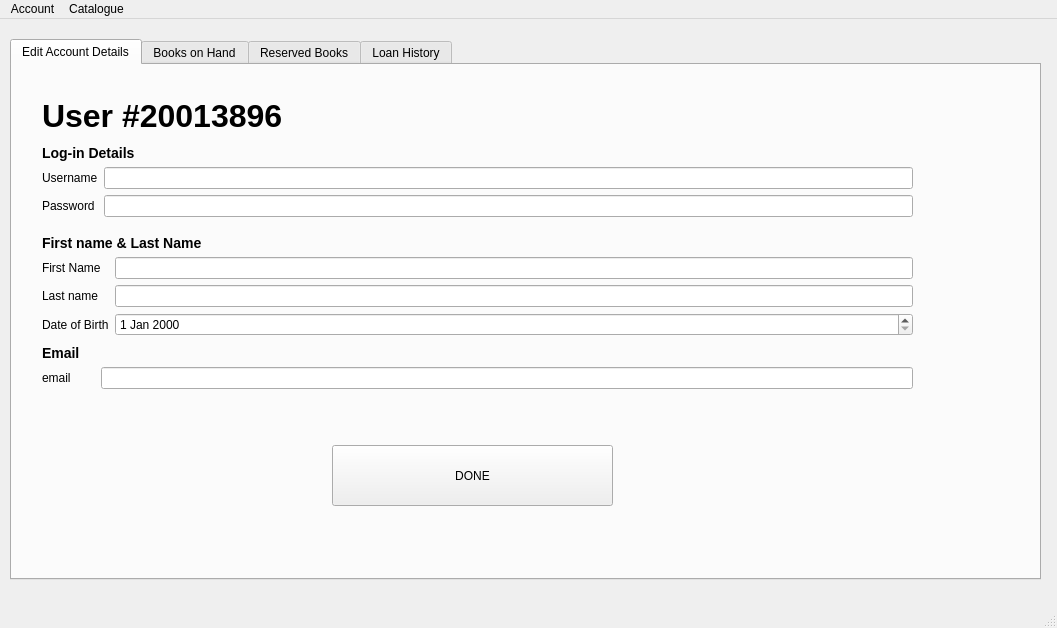
<?xml version="1.0" encoding="UTF-8"?>
<ui version="4.0">
 <class>MainWindow</class>
 <widget class="QMainWindow" name="MainWindow">
  <property name="geometry">
   <rect>
    <x>0</x>
    <y>0</y>
    <width>1057</width>
    <height>628</height>
   </rect>
  </property>
  <property name="windowTitle">
   <string>MainWindow</string>
  </property>
  <widget class="QWidget" name="centralwidget">
   <widget class="QTabWidget" name="tabWidget">
    <property name="geometry">
     <rect>
      <x>10</x>
      <y>20</y>
      <width>1031</width>
      <height>541</height>
     </rect>
    </property>
    <property name="currentIndex">
     <number>0</number>
    </property>
    <widget class="QWidget" name="tab">
     <attribute name="title">
      <string>Edit Account Details</string>
     </attribute>
     <widget class="QLabel" name="label">
      <property name="geometry">
       <rect>
        <x>30</x>
        <y>20</y>
        <width>601</width>
        <height>61</height>
       </rect>
      </property>
      <property name="styleSheet">
       <string notr="true">QLabel{
	font-weight: bold;
	font-size: 32px;
}</string>
      </property>
      <property name="text">
       <string>User #20013896</string>
      </property>
     </widget>
     <widget class="QWidget" name="verticalLayoutWidget">
      <property name="geometry">
       <rect>
        <x>30</x>
        <y>80</y>
        <width>871</width>
        <height>81</height>
       </rect>
      </property>
      <layout class="QVBoxLayout" name="verticalLayout">
       <item>
        <widget class="QLabel" name="label_6">
         <property name="sizePolicy">
          <sizepolicy hsizetype="Preferred" vsizetype="Fixed">
           <horstretch>0</horstretch>
           <verstretch>0</verstretch>
          </sizepolicy>
         </property>
         <property name="styleSheet">
          <string notr="true">QLabel{
	font-weight: bold;
	font-size: 14px;

}</string>
         </property>
         <property name="text">
          <string>Log-in Details</string>
         </property>
        </widget>
       </item>
       <item>
        <layout class="QFormLayout" name="formLayout">
         <item row="0" column="0">
          <widget class="QLabel" name="label_4">
           <property name="text">
            <string>Username</string>
           </property>
          </widget>
         </item>
         <item row="0" column="1">
          <widget class="QLineEdit" name="lineEdit"/>
         </item>
         <item row="1" column="0">
          <widget class="QLabel" name="label_5">
           <property name="text">
            <string>Password</string>
           </property>
          </widget>
         </item>
         <item row="1" column="1">
          <widget class="QLineEdit" name="lineEdit_2"/>
         </item>
        </layout>
       </item>
      </layout>
     </widget>
     <widget class="QWidget" name="verticalLayoutWidget_2">
      <property name="geometry">
       <rect>
        <x>30</x>
        <y>170</y>
        <width>871</width>
        <height>106</height>
       </rect>
      </property>
      <layout class="QVBoxLayout" name="verticalLayout_2">
       <item>
        <widget class="QLabel" name="label_12">
         <property name="sizePolicy">
          <sizepolicy hsizetype="Preferred" vsizetype="Fixed">
           <horstretch>0</horstretch>
           <verstretch>0</verstretch>
          </sizepolicy>
         </property>
         <property name="styleSheet">
          <string notr="true">QLabel{
	font-weight: bold;
	font-size: 14px;

}</string>
         </property>
         <property name="text">
          <string>First name &amp; Last Name</string>
         </property>
        </widget>
       </item>
       <item>
        <layout class="QFormLayout" name="formLayout_4">
         <item row="0" column="0">
          <widget class="QLabel" name="label_13">
           <property name="text">
            <string>First Name</string>
           </property>
          </widget>
         </item>
         <item row="0" column="1">
          <widget class="QLineEdit" name="lineEdit_7"/>
         </item>
         <item row="1" column="0">
          <widget class="QLabel" name="label_14">
           <property name="text">
            <string>Last name</string>
           </property>
          </widget>
         </item>
         <item row="1" column="1">
          <widget class="QLineEdit" name="lineEdit_8"/>
         </item>
         <item row="2" column="0">
          <widget class="QLabel" name="label_25">
           <property name="text">
            <string>Date of Birth</string>
           </property>
          </widget>
         </item>
         <item row="2" column="1">
          <widget class="QDateEdit" name="dateEdit"/>
         </item>
        </layout>
       </item>
      </layout>
     </widget>
     <widget class="QWidget" name="verticalLayoutWidget_3">
      <property name="geometry">
       <rect>
        <x>30</x>
        <y>280</y>
        <width>871</width>
        <height>61</height>
       </rect>
      </property>
      <layout class="QVBoxLayout" name="verticalLayout_3">
       <item>
        <widget class="QLabel" name="label_15">
         <property name="sizePolicy">
          <sizepolicy hsizetype="Preferred" vsizetype="Fixed">
           <horstretch>0</horstretch>
           <verstretch>0</verstretch>
          </sizepolicy>
         </property>
         <property name="styleSheet">
          <string notr="true">QLabel{
	font-weight: bold;
	font-size: 14px;

}</string>
         </property>
         <property name="text">
          <string>Email</string>
         </property>
        </widget>
       </item>
       <item>
        <layout class="QFormLayout" name="formLayout_5">
         <property name="horizontalSpacing">
          <number>30</number>
         </property>
         <item row="0" column="0">
          <widget class="QLabel" name="label_16">
           <property name="enabled">
            <bool>true</bool>
           </property>
           <property name="sizePolicy">
            <sizepolicy hsizetype="Preferred" vsizetype="Preferred">
             <horstretch>124</horstretch>
             <verstretch>0</verstretch>
            </sizepolicy>
           </property>
           <property name="text">
            <string>email</string>
           </property>
          </widget>
         </item>
         <item row="0" column="1">
          <widget class="QLineEdit" name="lineEdit_9">
           <property name="sizePolicy">
            <sizepolicy hsizetype="Preferred" vsizetype="Fixed">
             <horstretch>0</horstretch>
             <verstretch>0</verstretch>
            </sizepolicy>
           </property>
          </widget>
         </item>
        </layout>
       </item>
      </layout>
     </widget>
     <widget class="QPushButton" name="pushButton">
      <property name="geometry">
       <rect>
        <x>320</x>
        <y>380</y>
        <width>281</width>
        <height>61</height>
       </rect>
      </property>
      <property name="text">
       <string>DONE</string>
      </property>
     </widget>
    </widget>
    <widget class="QWidget" name="tab_2">
     <attribute name="title">
      <string>Books on Hand</string>
     </attribute>
     <widget class="QLabel" name="label_2">
      <property name="geometry">
       <rect>
        <x>30</x>
        <y>20</y>
        <width>271</width>
        <height>61</height>
       </rect>
      </property>
      <property name="styleSheet">
       <string notr="true">QLabel{
	font-weight: bold;
	font-size: 32px;
}</string>
      </property>
      <property name="text">
       <string>Books You Have</string>
      </property>
     </widget>
     <widget class="QWidget" name="horizontalLayoutWidget_2">
      <property name="geometry">
       <rect>
        <x>20</x>
        <y>90</y>
        <width>881</width>
        <height>171</height>
       </rect>
      </property>
      <layout class="QHBoxLayout" name="horizontalLayout_2">
       <item>
        <widget class="QLabel" name="img">
         <property name="text">
          <string>Book 1</string>
         </property>
        </widget>
       </item>
       <item>
        <layout class="QVBoxLayout" name="verticalLayout_4">
         <item>
          <widget class="QLabel" name="label_17">
           <property name="styleSheet">
            <string notr="true">QLabel {
	font-weight:bold;
	font-size: 14px;

	
}</string>
           </property>
           <property name="text">
            <string>Book about Apples or some shit</string>
           </property>
          </widget>
         </item>
         <item>
          <widget class="QLabel" name="label_7">
           <property name="text">
            <string>The FitnessGram™ Pacer Test is a multistage aerobic capacity test that progressively 
gets more difficult as it continues. 
The second time you fail to complete a lap before the sound, 
your test is over. The test will begin on the word start. On your mark, get ready, start.
</string>
           </property>
          </widget>
         </item>
         <item>
          <spacer name="verticalSpacer">
           <property name="orientation">
            <enum>Qt::Vertical</enum>
           </property>
           <property name="sizeHint" stdset="0">
            <size>
             <width>20</width>
             <height>40</height>
            </size>
           </property>
          </spacer>
         </item>
         <item>
          <layout class="QHBoxLayout" name="horizontalLayout">
           <item>
            <widget class="QLabel" name="label_8">
             <property name="text">
              <string>Status:</string>
             </property>
            </widget>
           </item>
           <item>
            <widget class="QLabel" name="label_9">
             <property name="styleSheet">
              <string notr="true">QLabel{
	color: rgb(85, 170, 0);
}</string>
             </property>
             <property name="text">
              <string>12 days</string>
             </property>
            </widget>
           </item>
           <item>
            <spacer name="horizontalSpacer">
             <property name="orientation">
              <enum>Qt::Horizontal</enum>
             </property>
             <property name="sizeHint" stdset="0">
              <size>
               <width>40</width>
               <height>20</height>
              </size>
             </property>
            </spacer>
           </item>
          </layout>
         </item>
        </layout>
       </item>
       <item>
        <layout class="QHBoxLayout" name="horizontalLayout_7">
         <item>
          <spacer name="horizontalSpacer_4">
           <property name="orientation">
            <enum>Qt::Horizontal</enum>
           </property>
           <property name="sizeHint" stdset="0">
            <size>
             <width>40</width>
             <height>20</height>
            </size>
           </property>
          </spacer>
         </item>
         <item>
          <widget class="QPushButton" name="pushButton_2">
           <property name="styleSheet">
            <string notr="true">QPushButton{
	background-color:rgb(85, 170, 0);
	font-weight: bold;
	color: rgb(0, 85, 0);
}</string>
           </property>
           <property name="text">
            <string>READ</string>
           </property>
          </widget>
         </item>
         <item>
          <widget class="QPushButton" name="pushButton_3">
           <property name="styleSheet">
            <string notr="true">QPushButton{
	background-color: rgb(255, 0, 0);
	color: rgb(170, 0, 0);
	font-weight: bold;
}</string>
           </property>
           <property name="text">
            <string>RETURN</string>
           </property>
          </widget>
         </item>
        </layout>
       </item>
      </layout>
     </widget>
     <widget class="QWidget" name="horizontalLayoutWidget_3">
      <property name="geometry">
       <rect>
        <x>20</x>
        <y>280</y>
        <width>881</width>
        <height>171</height>
       </rect>
      </property>
      <layout class="QHBoxLayout" name="horizontalLayout_3">
       <item>
        <widget class="QLabel" name="img_2">
         <property name="text">
          <string>Book 2</string>
         </property>
        </widget>
       </item>
       <item>
        <layout class="QVBoxLayout" name="verticalLayout_5">
         <item>
          <widget class="QLabel" name="label_18">
           <property name="styleSheet">
            <string notr="true">QLabel {
	font-weight:bold;
	font-size: 14px;

	
}</string>
           </property>
           <property name="text">
            <string>Book about cats and something about them having two cats</string>
           </property>
          </widget>
         </item>
         <item>
          <widget class="QLabel" name="label_10">
           <property name="text">
            <string>The FitnessGram™ Pacer Test is a multistage aerobic capacity test that progressively 
gets more difficult as it continues. 
The second time you fail to complete a lap before the sound, 
your test is over. The test will begin on the word start. On your mark, get ready, start.
</string>
           </property>
          </widget>
         </item>
         <item>
          <spacer name="verticalSpacer_2">
           <property name="orientation">
            <enum>Qt::Vertical</enum>
           </property>
           <property name="sizeHint" stdset="0">
            <size>
             <width>20</width>
             <height>40</height>
            </size>
           </property>
          </spacer>
         </item>
         <item>
          <layout class="QHBoxLayout" name="horizontalLayout_4">
           <item>
            <widget class="QLabel" name="label_11">
             <property name="text">
              <string>Status:</string>
             </property>
            </widget>
           </item>
           <item>
            <widget class="QLabel" name="label_19">
             <property name="styleSheet">
              <string notr="true">QLabel{
	color: rgb(255, 85, 0);
}</string>
             </property>
             <property name="text">
              <string>6 days</string>
             </property>
            </widget>
           </item>
           <item>
            <spacer name="horizontalSpacer_2">
             <property name="orientation">
              <enum>Qt::Horizontal</enum>
             </property>
             <property name="sizeHint" stdset="0">
              <size>
               <width>40</width>
               <height>20</height>
              </size>
             </property>
            </spacer>
           </item>
          </layout>
         </item>
        </layout>
       </item>
       <item>
        <layout class="QHBoxLayout" name="horizontalLayout_8">
         <item>
          <spacer name="horizontalSpacer_5">
           <property name="orientation">
            <enum>Qt::Horizontal</enum>
           </property>
           <property name="sizeHint" stdset="0">
            <size>
             <width>40</width>
             <height>20</height>
            </size>
           </property>
          </spacer>
         </item>
         <item>
          <widget class="QPushButton" name="pushButton_4">
           <property name="styleSheet">
            <string notr="true">QPushButton{
	background-color:rgb(85, 170, 0);
	font-weight: bold;
	color: rgb(0, 85, 0);
}</string>
           </property>
           <property name="text">
            <string>READ</string>
           </property>
          </widget>
         </item>
         <item>
          <widget class="QPushButton" name="pushButton_5">
           <property name="styleSheet">
            <string notr="true">QPushButton{
	background-color: rgb(255, 0, 0);
	color: rgb(170, 0, 0);
	font-weight: bold;
}</string>
           </property>
           <property name="text">
            <string>RETURN</string>
           </property>
          </widget>
         </item>
        </layout>
       </item>
      </layout>
     </widget>
    </widget>
    <widget class="QWidget" name="tab_3">
     <attribute name="title">
      <string>Reserved Books</string>
     </attribute>
     <widget class="QLabel" name="label_3">
      <property name="geometry">
       <rect>
        <x>30</x>
        <y>20</y>
        <width>311</width>
        <height>61</height>
       </rect>
      </property>
      <property name="styleSheet">
       <string notr="true">QLabel{
	font-weight: bold;
	font-size: 32px;
}</string>
      </property>
      <property name="text">
       <string>Books in Researve</string>
      </property>
     </widget>
     <widget class="QWidget" name="horizontalLayoutWidget_5">
      <property name="geometry">
       <rect>
        <x>20</x>
        <y>80</y>
        <width>881</width>
        <height>171</height>
       </rect>
      </property>
      <layout class="QHBoxLayout" name="horizontalLayout_9">
       <item>
        <widget class="QLabel" name="img_4">
         <property name="text">
          <string>Book 3</string>
         </property>
        </widget>
       </item>
       <item>
        <layout class="QVBoxLayout" name="verticalLayout_7">
         <item>
          <widget class="QLabel" name="label_26">
           <property name="styleSheet">
            <string notr="true">QLabel {
	font-weight:bold;
	font-size: 14px;

	
}</string>
           </property>
           <property name="text">
            <string>Sands in your Pants</string>
           </property>
          </widget>
         </item>
         <item>
          <widget class="QLabel" name="label_27">
           <property name="text">
            <string>Lmao something about sands and shit. Might need some sun screen </string>
           </property>
          </widget>
         </item>
         <item>
          <spacer name="verticalSpacer_4">
           <property name="orientation">
            <enum>Qt::Vertical</enum>
           </property>
           <property name="sizeHint" stdset="0">
            <size>
             <width>20</width>
             <height>40</height>
            </size>
           </property>
          </spacer>
         </item>
        </layout>
       </item>
       <item>
        <spacer name="horizontalSpacer_6">
         <property name="orientation">
          <enum>Qt::Horizontal</enum>
         </property>
         <property name="sizeHint" stdset="0">
          <size>
           <width>40</width>
           <height>20</height>
          </size>
         </property>
        </spacer>
       </item>
       <item>
        <layout class="QHBoxLayout" name="horizontalLayout_10">
         <item>
          <widget class="QLabel" name="label_28">
           <property name="text">
            <string>Available: </string>
           </property>
          </widget>
         </item>
         <item>
          <widget class="QLabel" name="label_29">
           <property name="styleSheet">
            <string notr="true">QLabel{
	color: rgb(85, 170, 0);
}</string>
           </property>
           <property name="text">
            <string>69/69/2069</string>
           </property>
          </widget>
         </item>
        </layout>
       </item>
      </layout>
     </widget>
     <widget class="QWidget" name="horizontalLayoutWidget_6">
      <property name="geometry">
       <rect>
        <x>20</x>
        <y>270</y>
        <width>881</width>
        <height>171</height>
       </rect>
      </property>
      <layout class="QHBoxLayout" name="horizontalLayout_11">
       <item>
        <widget class="QLabel" name="img_5">
         <property name="text">
          <string>Book 4</string>
         </property>
        </widget>
       </item>
       <item>
        <layout class="QVBoxLayout" name="verticalLayout_8">
         <item>
          <widget class="QLabel" name="label_30">
           <property name="styleSheet">
            <string notr="true">QLabel {
	font-weight:bold;
	font-size: 14px;

	
}</string>
           </property>
           <property name="text">
            <string>This is literally Castlevania ripoff DON'T READ</string>
           </property>
          </widget>
         </item>
         <item>
          <widget class="QLabel" name="label_31">
           <property name="text">
            <string>Shit, get a bucked and a mop THATS A WET ASS PUSSY</string>
           </property>
          </widget>
         </item>
         <item>
          <spacer name="verticalSpacer_5">
           <property name="orientation">
            <enum>Qt::Vertical</enum>
           </property>
           <property name="sizeHint" stdset="0">
            <size>
             <width>20</width>
             <height>40</height>
            </size>
           </property>
          </spacer>
         </item>
        </layout>
       </item>
       <item>
        <spacer name="horizontalSpacer_7">
         <property name="orientation">
          <enum>Qt::Horizontal</enum>
         </property>
         <property name="sizeHint" stdset="0">
          <size>
           <width>40</width>
           <height>20</height>
          </size>
         </property>
        </spacer>
       </item>
       <item>
        <layout class="QHBoxLayout" name="horizontalLayout_12">
         <item>
          <widget class="QLabel" name="label_32">
           <property name="text">
            <string>Available: </string>
           </property>
          </widget>
         </item>
         <item>
          <widget class="QLabel" name="label_33">
           <property name="styleSheet">
            <string notr="true">QLabel{
	color: rgb(85, 170, 0);
}</string>
           </property>
           <property name="text">
            <string>69/69/2069</string>
           </property>
          </widget>
         </item>
        </layout>
       </item>
      </layout>
     </widget>
    </widget>
    <widget class="QWidget" name="tab_4">
     <attribute name="title">
      <string>Loan History</string>
     </attribute>
     <widget class="QLabel" name="label_24">
      <property name="geometry">
       <rect>
        <x>30</x>
        <y>20</y>
        <width>311</width>
        <height>61</height>
       </rect>
      </property>
      <property name="styleSheet">
       <string notr="true">QLabel{
	font-weight: bold;
	font-size: 32px;
}</string>
      </property>
      <property name="text">
       <string>Loan History</string>
      </property>
     </widget>
     <widget class="QWidget" name="horizontalLayoutWidget_7">
      <property name="geometry">
       <rect>
        <x>20</x>
        <y>80</y>
        <width>881</width>
        <height>171</height>
       </rect>
      </property>
      <layout class="QHBoxLayout" name="horizontalLayout_13">
       <item>
        <widget class="QLabel" name="img_6">
         <property name="text">
          <string>Book 5</string>
         </property>
        </widget>
       </item>
       <item>
        <layout class="QVBoxLayout" name="verticalLayout_9">
         <item>
          <widget class="QLabel" name="label_34">
           <property name="styleSheet">
            <string notr="true">QLabel {
	font-weight:bold;
	font-size: 14px;

	
}</string>
           </property>
           <property name="text">
            <string>Sex but with words</string>
           </property>
          </widget>
         </item>
         <item>
          <widget class="QLabel" name="label_35">
           <property name="text">
            <string>Get a therapist.</string>
           </property>
          </widget>
         </item>
         <item>
          <spacer name="verticalSpacer_6">
           <property name="orientation">
            <enum>Qt::Vertical</enum>
           </property>
           <property name="sizeHint" stdset="0">
            <size>
             <width>20</width>
             <height>40</height>
            </size>
           </property>
          </spacer>
         </item>
        </layout>
       </item>
       <item>
        <spacer name="horizontalSpacer_8">
         <property name="orientation">
          <enum>Qt::Horizontal</enum>
         </property>
         <property name="sizeHint" stdset="0">
          <size>
           <width>40</width>
           <height>20</height>
          </size>
         </property>
        </spacer>
       </item>
       <item>
        <layout class="QHBoxLayout" name="horizontalLayout_14">
         <item>
          <widget class="QLabel" name="label_36">
           <property name="text">
            <string>Borrowed at: </string>
           </property>
          </widget>
         </item>
         <item>
          <widget class="QLabel" name="label_37">
           <property name="styleSheet">
            <string notr="true">QLabel{
	color: rgb(255, 0, 0);
}</string>
           </property>
           <property name="text">
            <string>1/23/4567</string>
           </property>
          </widget>
         </item>
        </layout>
       </item>
      </layout>
     </widget>
    </widget>
   </widget>
  </widget>
  <widget class="QMenuBar" name="menubar">
   <property name="geometry">
    <rect>
     <x>0</x>
     <y>0</y>
     <width>1057</width>
     <height>21</height>
    </rect>
   </property>
   <widget class="QMenu" name="menuCatalouge">
    <property name="title">
     <string>Catalogue</string>
    </property>
    <addaction name="actionView_Catalogue"/>
   </widget>
   <widget class="QMenu" name="menuAccount">
    <property name="title">
     <string>Account</string>
    </property>
    <addaction name="actionSign_Out"/>
    <addaction name="actionEdit_Account_Details"/>
   </widget>
   <addaction name="menuAccount"/>
   <addaction name="menuCatalouge"/>
  </widget>
  <widget class="QStatusBar" name="statusbar"/>
  <action name="actionSign_Out">
   <property name="text">
    <string>Sign-Out</string>
   </property>
  </action>
  <action name="actionEdit_Account_Details">
   <property name="text">
    <string>View Account</string>
   </property>
  </action>
  <action name="actionView_Catalogue">
   <property name="text">
    <string>View Catalogue</string>
   </property>
  </action>
 </widget>
 <resources/>
 <connections/>
</ui>
